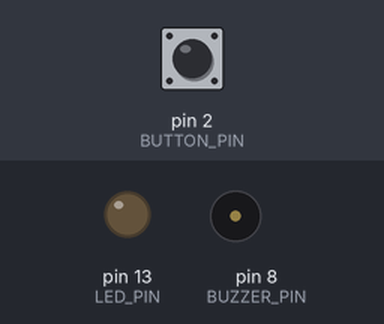
This sketch was run on a simulated Arduino Uno, built with avr-gcc and run on an emulated ATmega328P. On the bench: output pins drawn as LEDs (lit = HIGH), buzzer (waves = sounding, pin HIGH). The inputs (shaded band) are chosen by the test bench; at power-on: pin 2 (BUTTON_PIN) HIGH.

Above: at 1.2 s.
1.3 s: pin 2 (BUTTON_PIN) pulled LOW for 0.15 s
At 2.3 s:
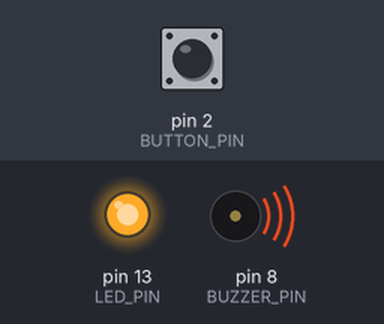
2.9 s: pin 2 (BUTTON_PIN) pulled LOW for 1 s
At 3.5 s:
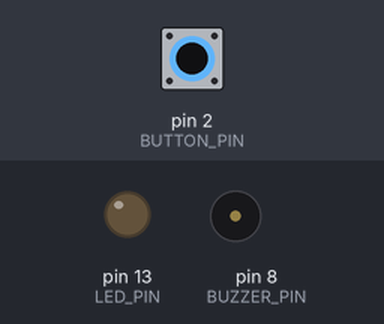
5.4 s: pin 2 (BUTTON_PIN) pulled LOW for 3.2 s
At 6.6 s:
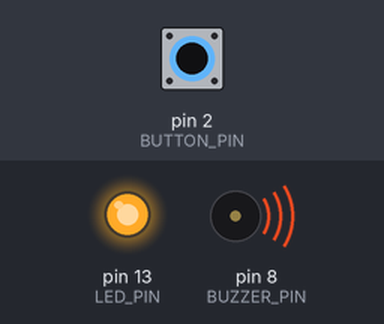
Timing chart, 0 to 8.4 s (numbered marks = the images above; inputs shaded):
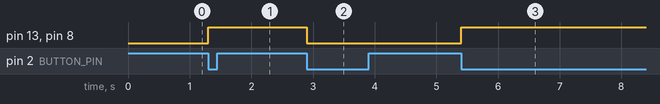

Measured:
- after the input at 1.3 s, pin 13 (LED_PIN), pin 8 (BUZZER_PIN): LOW → HIGH at once
- after the input at 2.9 s, pin 13 (LED_PIN), pin 8 (BUZZER_PIN): HIGH → LOW at once
- after the input at 5.4 s, pin 13 (LED_PIN), pin 8 (BUZZER_PIN): LOW → HIGH at once

The sketch:

03_LED_Push_Button_Buzzer.ino
```cpp
const int BUTTON_PIN = 2;
const int LED_PIN = 13;
const int BUZZER_PIN = 8;

bool active = false;
int lastButtonState = HIGH;

void setup() {
  pinMode(BUTTON_PIN, INPUT_PULLUP);
  pinMode(LED_PIN, OUTPUT);
  pinMode(BUZZER_PIN, OUTPUT);
}

void loop() {
  int buttonState = digitalRead(BUTTON_PIN);

  if (lastButtonState == HIGH && buttonState == LOW) {
    active = !active;
    digitalWrite(LED_PIN, active ? HIGH : LOW);
    digitalWrite(BUZZER_PIN, active ? HIGH : LOW);
    delay(30);
  }

  lastButtonState = buttonState;
}
```
